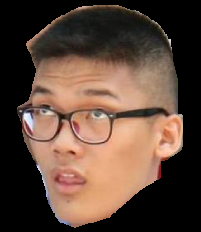
#> input picture ui-section/knn.png, 201 x 232 px, found by its file name
$ python encode.py
#> lines starting #> are read from the running program, lines starting #| are printed output that depends on the picture
import cv2 as cv2
import base64
import sys
import os

source = cv2.imread("knn.png", cv2.IMREAD_GRAYSCALE)
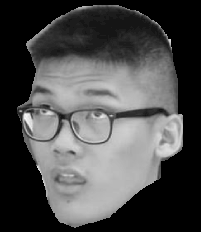
#> source: shape (232, 201); min 0, max 251, mean 76.8
success, encoded_image = cv2.imencode('.png', source)
#> encoded_image = 16424 values, max 255 at index 170, min 0 at index 8, mean 130.5
content = encoded_image.tobytes()
print(base64.b64encode(content).decode('ascii'))
#> (printed output is left out)
sys.stdout.flush()
